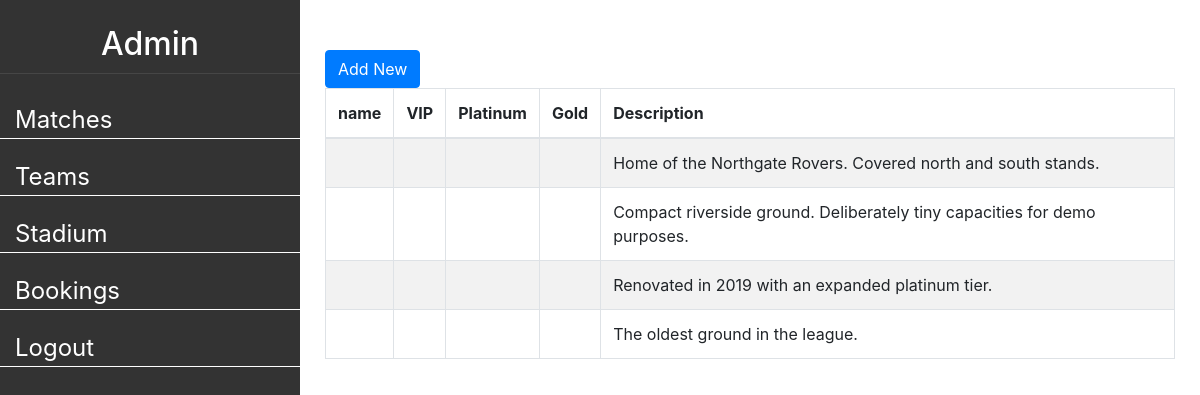
The app's page /legacy/admin/index.php?page=stadium with its own data.
### tables this page shows
CREATE TABLE stadium (
    sid               INT UNSIGNED NOT NULL AUTO_INCREMENT,
    name              VARCHAR(150) NOT NULL,           
    capacity_vip      INT UNSIGNED NOT NULL DEFAULT 0, 
    capacity_platinum INT UNSIGNED NOT NULL DEFAULT 0, 
    capacity_gold     INT UNSIGNED NOT NULL DEFAULT 0, 
    photo             VARCHAR(255) NULL,
    description       TEXT         NULL,
    PRIMARY KEY (sid),
    UNIQUE KEY uq_stadium_name (name)                  
);

### legacy/admin/inc/functions/stadium.php (the view, shortened to what this page needs)
<?php
function listStadium(){
    global $conn;
    $sql = 'select * from stadium';
    $result = mysqli_query($conn, $sql);
    if (mysqli_num_rows($result) > 0) {
        ?>
            <div class="btn_wrapper">
                <a href="?page=stadium&action=add">
                    <button class="btn btn-primary">
                        Add New
                    </button>
                </a>
            </div>
            <table class="table table-striped table-bordered">
                <thead>
                    <tr>
                        <th>name</th>
                        <th>VIP</th>
                        <th>Platinum</th>
                        <th>Gold</th>
                        <th>Description</th>
                    </tr>
                </thead>
                <tbody>
                    <?php
                        while($row = mysqli_fetch_assoc($result)) {
                            ?>
                                <tr>
                                    <td><?php echo $row['sName'] ?></td>
                                    <td><?php echo $row['a'] ?></td>
                                    <td><?php echo $row['b'] ?></td>
                                    <td><?php echo $row['c'] ?></td>
                                    <td><?php echo $row['description'] ?></td>
                                </tr>
                            <?php
                        }
                    ?>
                </tbody>
            </table>
        <?php
    }
    else {
        echo "0 results";
    }
}
    ?>

### records on screen
stadium: description "Home of the Northgate Rovers. Covered north and south stands."
stadium: description "Compact riverside ground. Deliberately tiny capacities for demo purposes."
stadium: description "Renovated in 2019 with an expanded platinum tier."
stadium: description "The oldest ground in the league."
